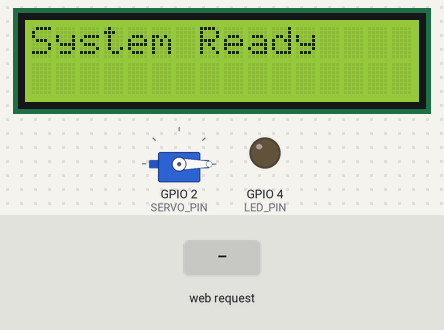
A sketch run on a simulated ESP32. On the bench: 16×2 character LCD, servo, output pins drawn as LEDs (lit = HIGH). The test bench sets the inputs (shaded band). WiFi joins after 1.5 s; servers stay silent unless stated; what the sketch prints to the serial monitor is not drawn.

Above: at 1.1 s.
3.8 s: HTTP request GET /infected received
At 5.0 s:
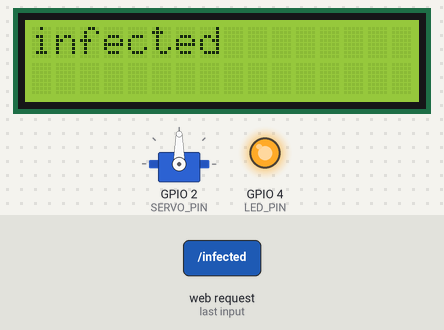
5.3 s: HTTP request GET /notinfected received
At 6.2 s:
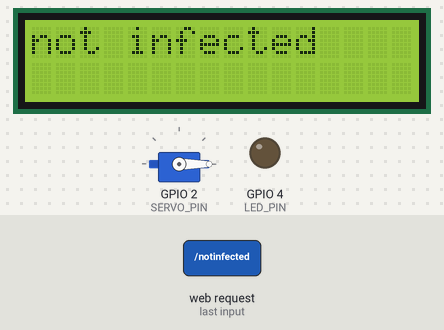
Timing chart, 0 to 8.3 s (numbered marks = the images above; inputs shaded):
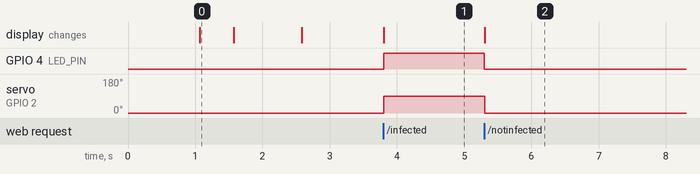

The sketch:

ESP32_Code_for_communication.ino
```cpp
#include <WiFi.h>
#include <ESP32Servo.h>
#include <LiquidCrystal.h>

#define LED_PIN 4
#define SERVO_PIN 2

const char* ssid = "SUNDAR ONE 2F";
const char* password = "1122334455";

WiFiServer server(80);

LiquidCrystal lcd(23, 22, 21, 19, 18, 5);
Servo myservo;

void setup() {
  Serial.begin(115200);
  delay(1000);
  Serial.println("Booting...");

  pinMode(LED_PIN, OUTPUT);
  lcd.begin(16, 2);
  myservo.attach(SERVO_PIN);
  myservo.write(0);
  lcd.clear();
  lcd.print("System Ready");

  WiFi.begin(ssid, password);
  while (WiFi.status() != WL_CONNECTED) {
    delay(500);
    Serial.print(".");
    lcd.clear();
    lcd.print("Connecting WiFi");
  }
  Serial.println();
  Serial.print("WiFi connected. IP address: ");
  Serial.println(WiFi.localIP());
  lcd.clear();
  lcd.print("WiFi Connected");
  server.begin();
}

void loop() {
  WiFiClient client = server.available();
  if (client) {
    String request = client.readStringUntil('\r');
    client.flush();

    if (request.indexOf("/infected") != -1) {
      digitalWrite(LED_PIN, HIGH);
      lcd.clear();
      lcd.print("infected");
      myservo.write(90);
      client.println("HTTP/1.1 200 OK\r\nContent-Type: text/plain\r\n\r\nInfected action done");
    } else if (request.indexOf("/notinfected") != -1) {
      digitalWrite(LED_PIN, LOW);
      lcd.clear();
      lcd.print("not infected");
      myservo.write(0);
      client.println("HTTP/1.1 200 OK\r\nContent-Type: text/plain\r\n\r\nNot infected action done");
    } else {
      client.println("HTTP/1.1 404 Not Found\r\nContent-Type: text/plain\r\n\r\nNot found");
    }
    delay(1);
    client.stop();
  }
}
```

Measured:
- after the input at 3.8 s, GPIO 4 (LED_PIN): LOW → HIGH at once; servo on GPIO 2 (SERVO_PIN): 0° → 90° at once; the display: changes at once (image 1)
- after the input at 5.3 s, GPIO 4 (LED_PIN): HIGH → LOW at once; servo on GPIO 2 (SERVO_PIN): 90° → 0° at once; the display: changes at once (image 2)
- what the display in image 0 shows lasts 0.5 s, from 1.1 s to 1.6 s
